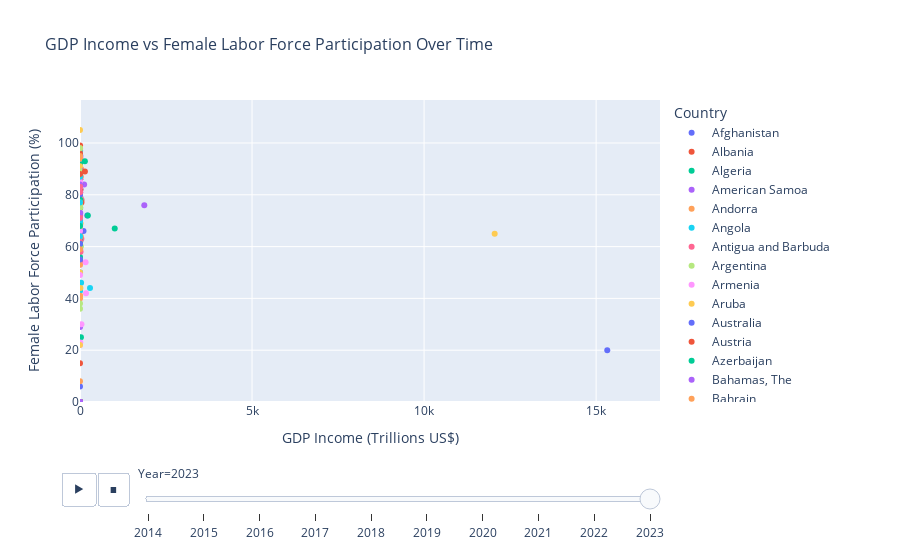

Write notebook code for a chart like this one.
### Markdown cell above
#Step 8: Visualize the Relationship

### Code cell
import plotly.express as px

# Scale GDP Income to trillions for better readability
merged_data["GDP Income (Trillions)"] = merged_data["GDP Income"] / 1e12

# Dynamically calculate the range for axes based on scaled values
x_min = merged_data["GDP Income (Trillions)"].min() * 0.9  # Add padding for better visibility
x_max = merged_data["GDP Income (Trillions)"].max() * 1.1
y_min = merged_data["Female Labor Force Participation"].min() * 0.9
y_max = merged_data["Female Labor Force Participation"].max() * 1.1

# Create an animated scatter plot
fig = px.scatter(
    merged_data,
    x="GDP Income (Trillions)",
    y="Female Labor Force Participation",
    color="Country",
    animation_frame="Year",
    hover_name="Country",
    title="GDP Income vs Female Labor Force Participation Over Time",
    labels={
        "GDP Income (Trillions)": "GDP Income (Trillions US$)",
        "Female Labor Force Participation": "Female Labor Force Participation (%)"
    },
)

# Update layout to adjust axes range dynamically
fig.update_layout(
    xaxis=dict(range=[x_min, x_max], title="GDP Income (Trillions US$)"),
    yaxis=dict(range=[y_min, y_max], title="Female Labor Force Participation (%)"),
    title=dict(font_size=16),
)

# Show the plot
fig.show()
